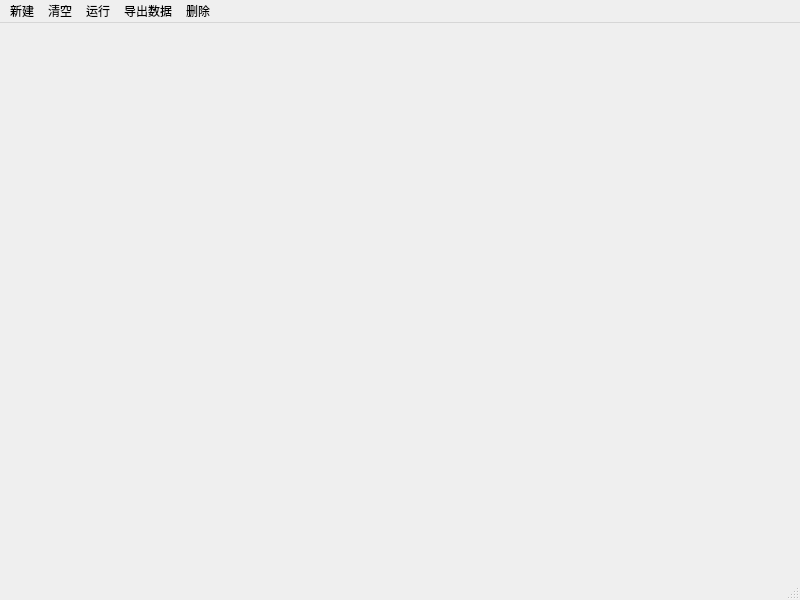
<?xml version="1.0" encoding="UTF-8"?>
<ui version="4.0">
 <class>MainWindow</class>
 <widget class="QMainWindow" name="MainWindow">
  <property name="geometry">
   <rect>
    <x>0</x>
    <y>0</y>
    <width>800</width>
    <height>600</height>
   </rect>
  </property>
  <property name="windowTitle">
   <string>MainWindow</string>
  </property>
  <widget class="QWidget" name="centralwidget"/>
  <widget class="QMenuBar" name="menubar">
   <property name="geometry">
    <rect>
     <x>0</x>
     <y>0</y>
     <width>800</width>
     <height>21</height>
    </rect>
   </property>
   <widget class="QMenu" name="Open">
    <property name="title">
     <string>新建</string>
    </property>
    <property name="toolTipsVisible">
     <bool>false</bool>
    </property>
    <addaction name="actionIneure"/>
    <addaction name="separator"/>
    <addaction name="actionHneure"/>
    <addaction name="separator"/>
    <addaction name="actionOneure"/>
   </widget>
   <widget class="QMenu" name="Dele">
    <property name="title">
     <string>清空</string>
    </property>
    <addaction name="actionclr"/>
   </widget>
   <widget class="QMenu" name="run">
    <property name="title">
     <string>运行</string>
    </property>
    <addaction name="actionrunc"/>
   </widget>
   <widget class="QMenu" name="printdata">
    <property name="title">
     <string>导出数据</string>
    </property>
    <addaction name="actionprintdata"/>
   </widget>
   <widget class="QMenu" name="menu">
    <property name="title">
     <string>删除</string>
    </property>
    <addaction name="actiondeletewire"/>
    <addaction name="actiondeletenode"/>
   </widget>
   <addaction name="Open"/>
   <addaction name="Dele"/>
   <addaction name="run"/>
   <addaction name="printdata"/>
   <addaction name="menu"/>
  </widget>
  <widget class="QStatusBar" name="statusbar"/>
  <action name="actionIneure">
   <property name="text">
    <string>输入神经元</string>
   </property>
  </action>
  <action name="actionHneure">
   <property name="text">
    <string>隐层神经元</string>
   </property>
  </action>
  <action name="actionOneure">
   <property name="text">
    <string>输出神经元</string>
   </property>
  </action>
  <action name="actionclr">
   <property name="text">
    <string>清空</string>
   </property>
  </action>
  <action name="actionrunc">
   <property name="text">
    <string>运行</string>
   </property>
  </action>
  <action name="actiondeletewire">
   <property name="text">
    <string>删除线</string>
   </property>
  </action>
  <action name="actiondeletenode">
   <property name="text">
    <string>删除点</string>
   </property>
  </action>
  <action name="actionprintdata">
   <property name="text">
    <string>输出txt</string>
   </property>
  </action>
 </widget>
 <resources/>
 <connections/>
</ui>
